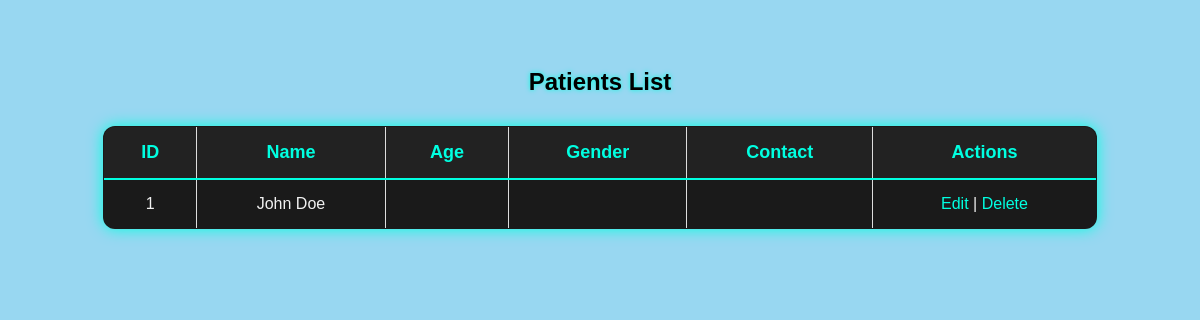
The page /patients/view_patients.php on the database as committed earlier.
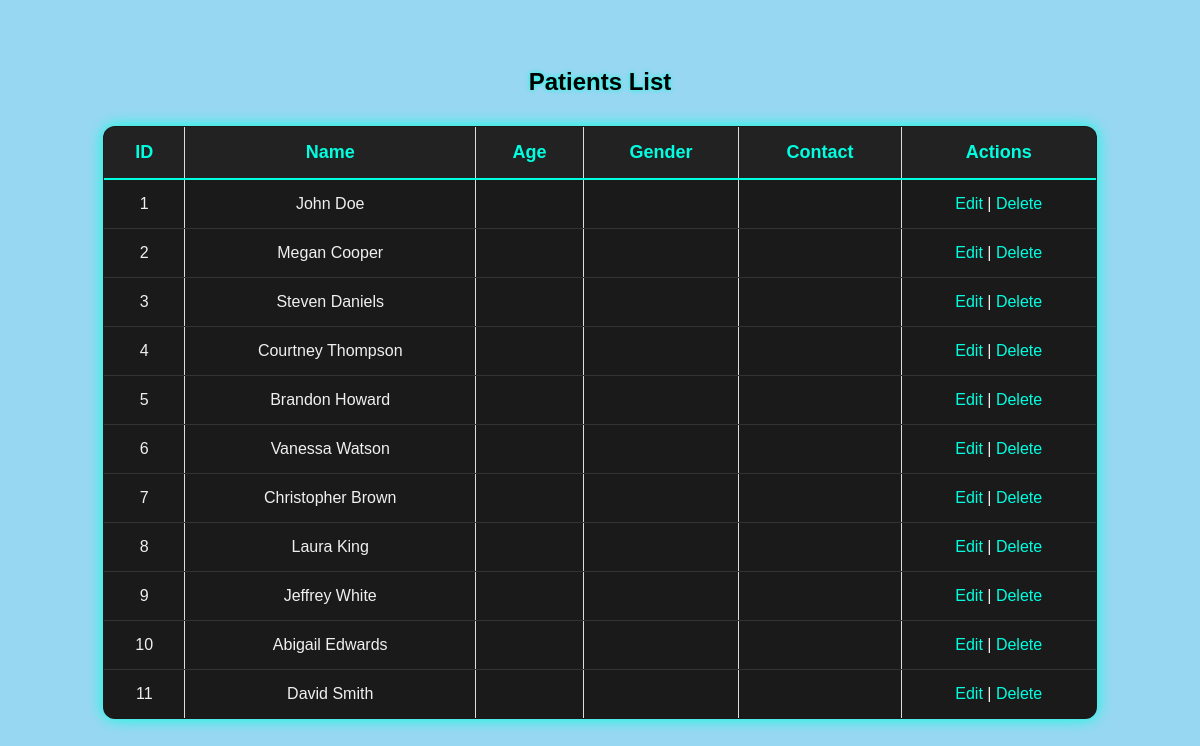
The same page on the database as committed later.
### tables this page shows
CREATE TABLE `patients` (
  `id` int(11) NOT NULL,
  `name` varchar(100) DEFAULT NULL,
  `Age` int(11) NOT NULL,
  `Gender` varchar(10) NOT NULL,
  `phone` varchar(20) DEFAULT NULL
);

### patients/view_patients.php (the view, shortened to what this page needs)
<!DOCTYPE html>
<html>
<head>
</head>
<body>
    <h2>Patients List</h2>
 <table border="1">
    <tr>
        <th>ID</th>
        <th>Name</th>
        <th>Age</th>
        <th>Gender</th>
        <th>Contact</th>
        <th>Actions</th>
    </tr>
    <?php
   $conn = new mysqli("localhost", "root", "", "clinic_db");
    $sql = "SELECT * FROM patients";
    $result = $conn->query($sql);
    while ($row = $result->fetch_assoc()) {
        echo "<tr>";
        echo "<td>".$row['id']."</td>";
        echo "<td>".$row['name']."</td>";
        echo "<td>".$row['age']."</td>";
        echo "<td>".$row['gender']."</td>";
        echo "<td>".$row['contact']."</td>";
        echo "<td>
                <a href='edit_patient.php?id=".$row['id']."'>Edit</a> |
                <a href='delete_patient.php?id=".$row['id']."' onclick=\"return confirm('Are you sure?');\">Delete</a>
              </td>";
        echo "</tr>";
    }
    ?>
</table>
</body>
</html>

Rows that differ between the two databases and show on the page:
added patients: id "2", name "Megan Cooper"
added patients: id "3", name "Steven Daniels"
added patients: id "4", name "Courtney Thompson"
added patients: id "5", name "Brandon Howard"
added patients: id "6", name "Vanessa Watson"
added patients: id "7", name "Christopher Brown"
added patients: id "8", name "Laura King"
added patients: id "9", name "Jeffrey White"
added patients: id "10", name "Abigail Edwards"
added patients: id "11", name "David Smith"
